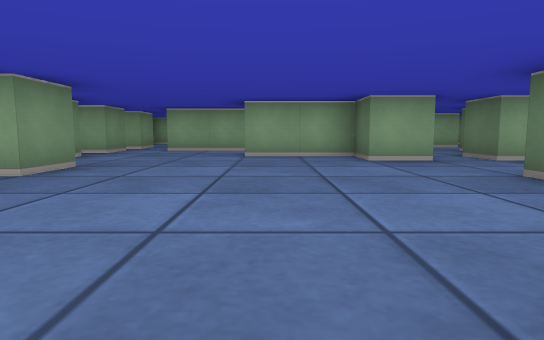
View 1 (above)

22 first-person views from a walk through a cub3D level. The camera is about half as high as the walls, tilts 6° down and sees 75° across. The floor is counted in squares. Each view is taken from the middle of a square. On the plan, view 1 faces up. The plan holds only what a view shows up to about 9 squares ahead; the rest is blank.

View 2
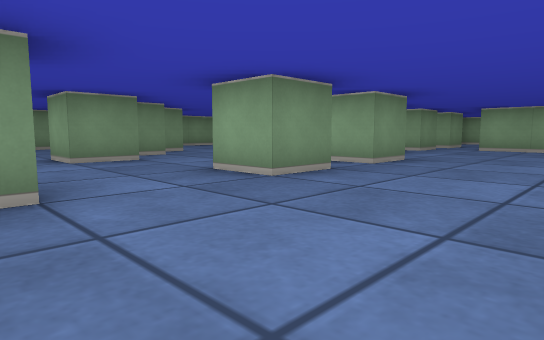

View 3
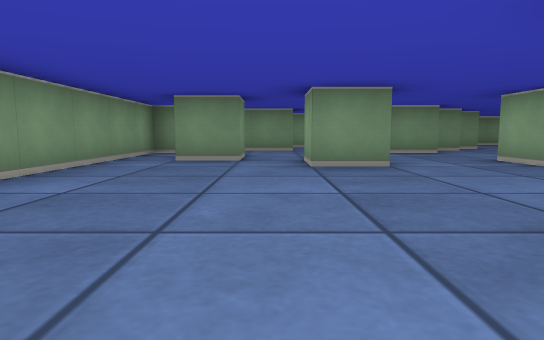

View 4
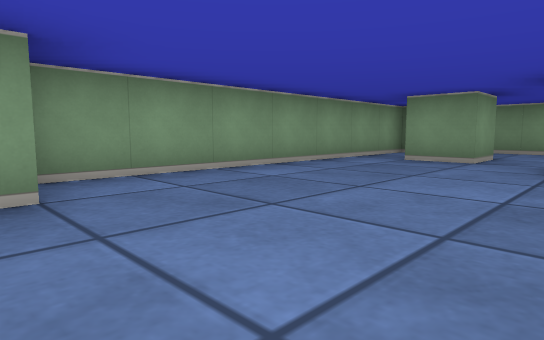

View 5
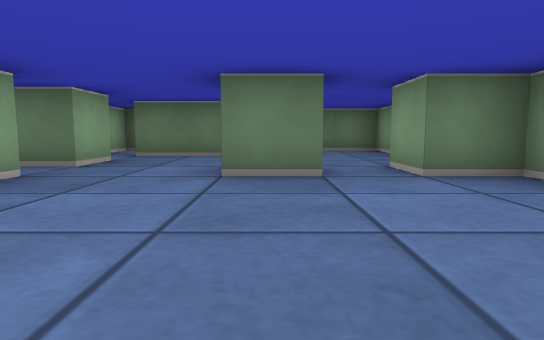

View 6
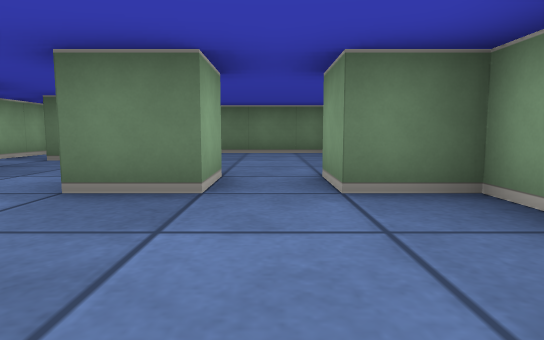

View 7
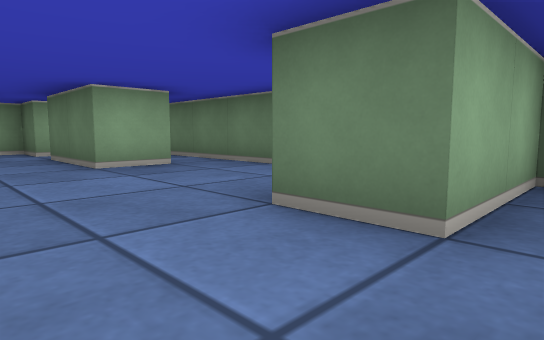

View 8
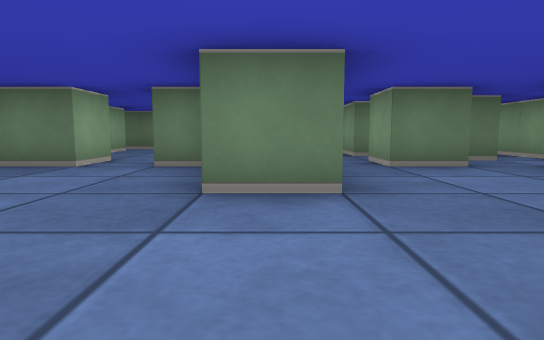

View 9
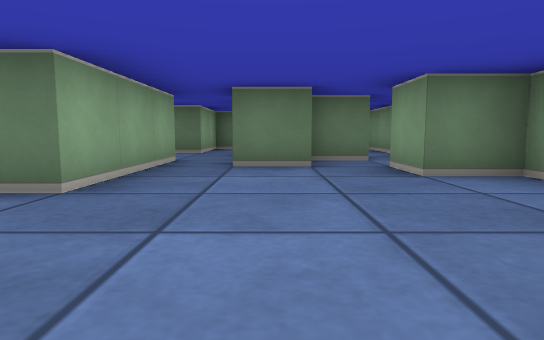

View 10
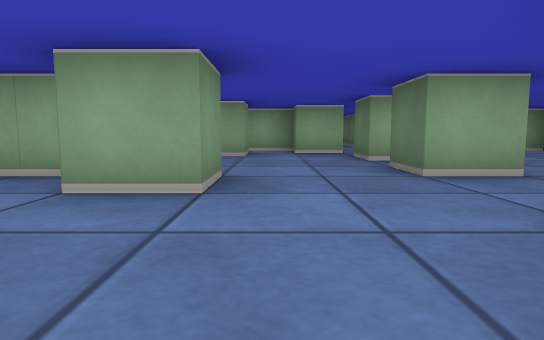

View 11
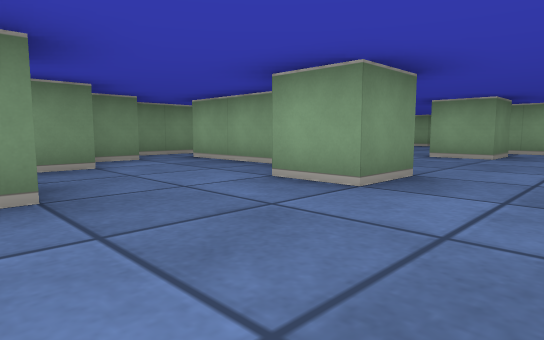

View 12
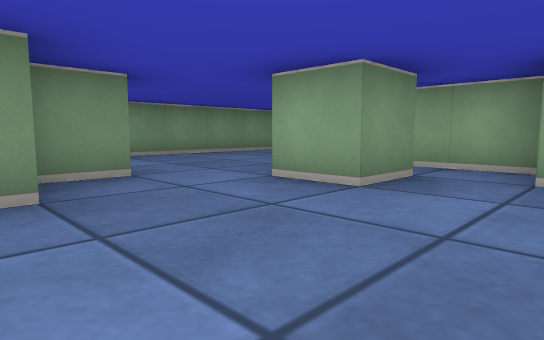

View 13
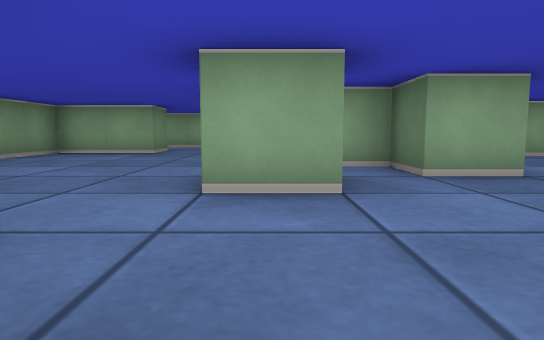

View 14
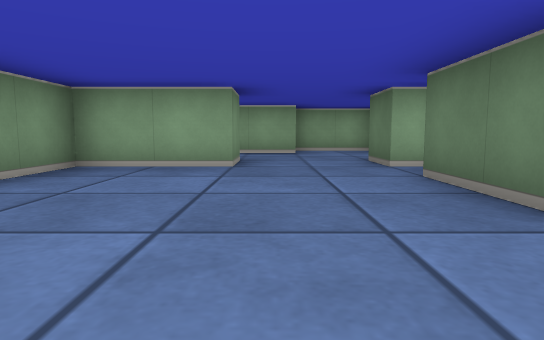

View 15
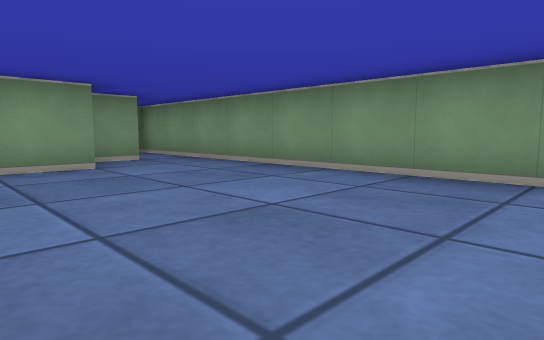

View 16
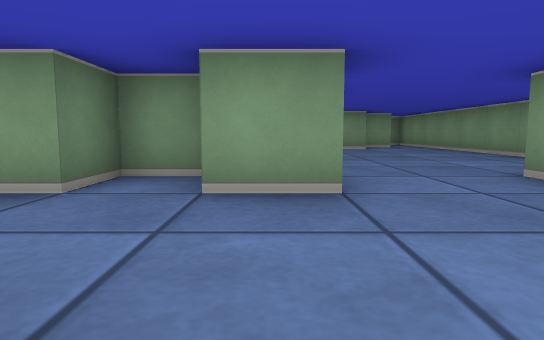

View 17
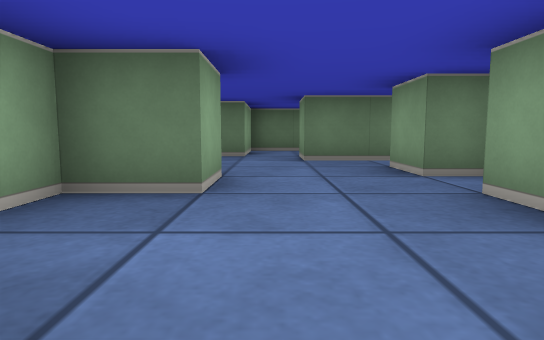

View 18
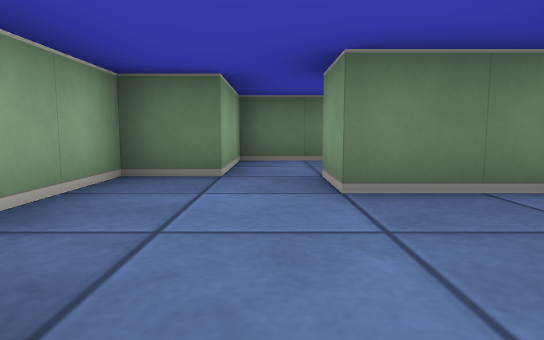

View 19
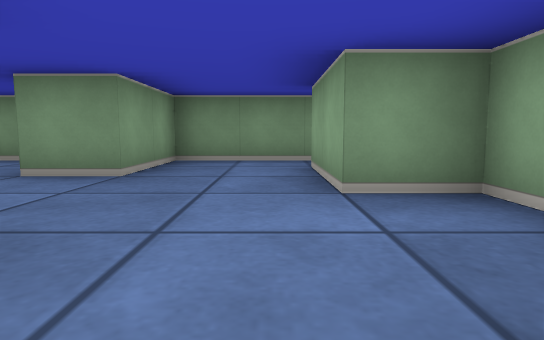

View 20
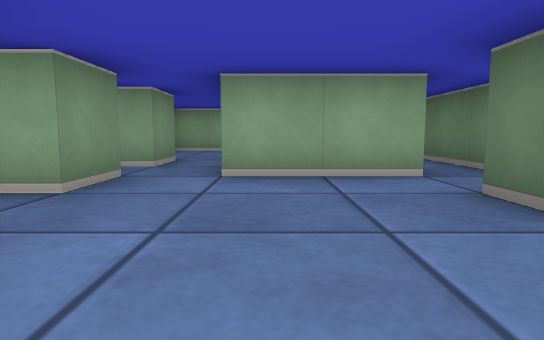

View 21
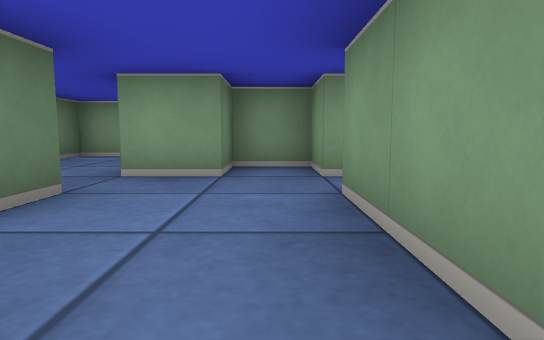

View 22
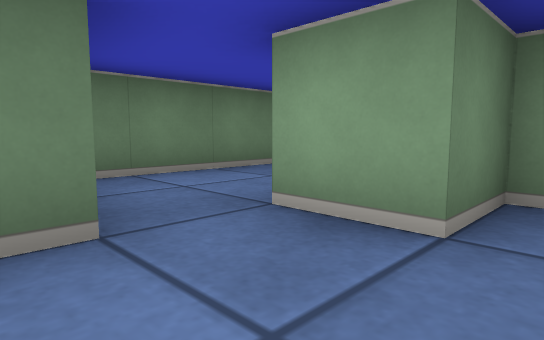

### Floor plan
Points are (right, up) in squares from view 1. A wall is a line through its corners. A room is listed if a view was taken in it or the views show most of it. See-through windows are left out.
Room 1 (views 1, 2, 3, 4, 5, 6, 8, 9, 10, 11, 12, 13, 20, 21, 22)
walls: (-2.5, 2.6) (-2.5, 1.5) (-3.5, 1.5) (-3.5, 2.5); (-2.5, -0.4) (-2.5, -1.5) (-3.5, -1.5); (-2.5, 4.6) (-2.5, 3.5) (-3.5, 3.5) (-3.5, 4.5); (1.9, 0.5) (2.5, 0.5) (2.5, 1.5) (3.5, 1.5) (3.5, -0.5) (0.5, -0.5) (0.5, 0.5); (-3.4, 5.5) (-4.5, 5.5); (-5.5, 1.6) (-5.5, 0.5) (-6.5, 0.5); (3.5, 2.5) (2.5, 2.5) (2.5, 3.5); (-0.5, 6.9) (-0.5, 7.5); (2.6, 5.5) (1.5, 5.5) (1.5, 6.5) (-0.5, 6.5); (-6.5, 2.6) (-6.5, 1.9); (-4.5, -2.5) (-3.5, -2.5) (-3.5, -3.5); (-4.5, 6.5) (-6, 6.5); (-5.5, 5.6) (-5.5, 4.5); (2.5, -2.6) (2.5, -1.5) (3.5, -1.5); (-6.5, -1.4) (-6.5, -3); (4.5, 5.5) (3.5, 5.5); (-0.4, 8.5) (-2.5, 8.5); (-3.5, 8.5) (-3.5, 7.5) (-4.1, 7.5); (5.5, -0.5) (5.5, 0.5); (3.5, -3.6) (3.5, -2.5); (-5.5, -4) (-5.5, -4.5) (1.5, -4.5) (1.5, -3.5) (2.5, -3.5); (6.5, 0.5) (7.5, 0.5) (7.5, 3.5); (6.6, 3.5) (5.5, 3.5) (5.5, 5.5); (5.5, 7.5) (5.1, 7.5)
ways out: opening at (3, -1) to room 2; opening at (4.5, 0) to room 2; opening at (-6.5, 3.5) to room 3; opening at (-3, 9.5) to room 4; opening at (0, 8) to room 5; opening at (6, 6) to room 7; opening at (7, 4.5) to room 7; opening at (-7, -0.5) to room 8; opening at (3, 6)
Room 2 (view 7)
walls: (7.5, -3.5) (7.5, -0.5) (5.5, -0.5); (3.5, -1.5) (3.5, -2.5) (4.5, -2.5) (4.5, -1.5) (5.5, -1.5)
ways out: opening at (3, -1) to room 1; opening at (4.5, 0) to room 1; opening at (6.5, -2.5) to room 6
Room 3 (views 14, 15)
walls: (-6.5, 6.9) (-6.5, 8.5); (-8.6, 3.5) (-7.5, 3.5) (-7.5, 2.6); (-5.5, 4.5) (-6.5, 4.5); (-8.5, 9.5) (-10.5, 9.5) (-10.5, 0.5); (-4.5, 5.5) (-4.5, 6.5); (-9.6, 2.5) (-8.8, 2.5); (-8.5, 1.5) (-9.5, 1.5)
ways out: opening at (-6.5, 3.5) to room 1; opening at (-7.5, 10) to room 4; opening at (-9, 1) to room 8
Room 4 (views 16, 17, 18, 19)
walls: (-4.5, 12.5) (-5.5, 12.5) (-5.5, 13.5) (-7.5, 13.5) (-7.5, 12.5) (-9.5, 12.5); (-6.5, 9.5) (-6.5, 10.5) (-5.5, 10.5); (-5.4, 9.5) (-4.5, 9.5) (-4.5, 10.5) (-3.5, 10.5) (-3.5, 9.5); (-2.5, 10) (-2.5, 11.5) (-1.5, 11.5); (-1.5, 12.5) (-1.5, 13.5) (-4.4, 13.5); (-10.5, 12.6) (-10.5, 10.5) (-8.5, 10.5) (-8.5, 9.5)
ways out: opening at (-3, 9.5) to room 1; opening at (-7.5, 10) to room 3; opening at (-2, 12) to room 5
Room 5 (no view inside)
walls: (0.5, 9.1) (0.5, 12.5) (-1.5, 12.5)
ways out: opening at (0, 8) to room 1; opening at (-2, 12) to room 4
Room 6 (no view inside)
walls: (3.9, -4.5) (7.5, -4.5) (7.5, -3.5)
ways out: opening at (6.5, -2.5) to room 2
Room 7 (no view inside)
walls: (7.5, 3.5) (7.5, 6.5) (5.5, 6.5)
ways out: opening at (6, 6) to room 1; opening at (7, 4.5) to room 1
Room 8 (no view inside)
walls: (-8.5, -0.4) (-8.5, -1.1); (-9.5, 0.6) (-9.5, -0.2); (-7, 1.5) (-8.5, 1.5)
ways out: opening at (-7, -0.5) to room 1; opening at (-9, 1) to room 3; opening at (-8, -1)

Where each view was taken, in squares from view 1:
view 1: 0 up, 0 right, facing up
view 2: 1 down, 0 right, facing up-left
view 3: 2 down, 2 right, facing left
view 4: 1 down, 2 right, facing down-left
view 5: 3 up, 1 left, facing right
view 6: 2 up, 0 right, facing right
view 7: 1 down, 4 right, facing up-right
view 8: 0 up, 2 left, facing right
view 9: 2 down, 2 left, facing right
view 10: 2 down, 5 left, facing up
view 11: 2 down, 4 left, facing up-left
view 12: 2 up, 4 left, facing up-left
view 13: 2 up, 6 left, facing up
view 14: 5 up, 8 left, facing up
view 15: 8 up, 7 left, facing down-left
view 16: 13 up, 6 left, facing down
view 17: 12 up, 8 left, facing right
view 18: 12 up, 5 left, facing right
view 19: 12 up, 5 left, facing left
view 20: 5 up, 2 left, facing up
view 21: 2 up, 4 right, facing down
view 22: 0 up, 4 right, facing down-right
